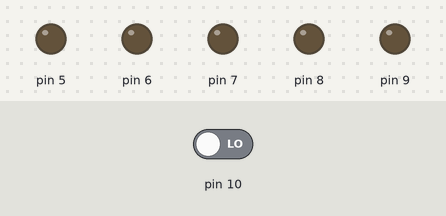
A sketch run on a simulated Arduino Uno, built with avr-gcc and run on an emulated ATmega328P. Parts: output pins drawn as LEDs (lit = HIGH). The test bench sets the inputs (shaded band); at power-on: pin 10 LOW.

Above: at 2.8 s.
2.9 s: pin 10 driven HIGH
At 3.9 s:
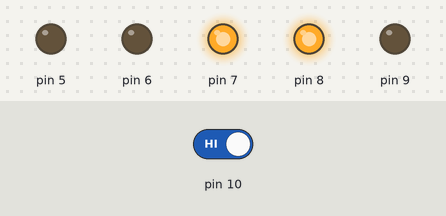
At 18.9 s:
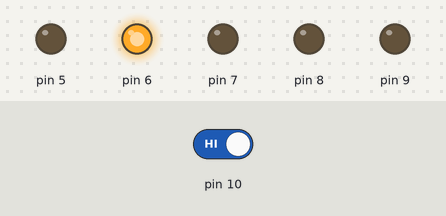
Timing chart, 0 to 22.5 s (numbered marks = the images above; inputs shaded):
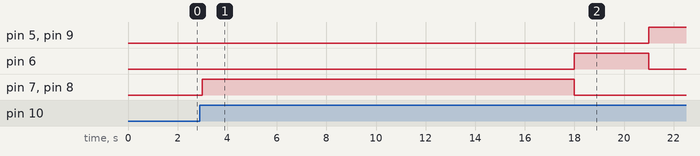

The sketch:

ARDUINO.ino
```cpp
int butonstate = 0;
void setup(){
pinMode(9, OUTPUT);
pinMode(8, OUTPUT);
pinMode(7, OUTPUT);
pinMode(6, OUTPUT);
pinMode(5, OUTPUT);
pinMode(10, INPUT);
}
void loop(){
butonstate = digitalRead(10);
  if (butonstate == HIGH){

digitalWrite(7, HIGH);
digitalWrite(8, HIGH);
delay(15000);
digitalWrite(7, LOW);
digitalWrite(8, LOW);
delay(0);

digitalWrite(6, HIGH);
delay(3000);
digitalWrite(6, LOW);
delay(0);

int contador = 0;
digitalWrite(5, HIGH);
digitalWrite(9, HIGH);
delay(20000);
while(contador<=5){
digitalWrite(9, LOW);
digitalWrite(8, HIGH);
delay(500);
digitalWrite(8, LOW);
delay(500);
contador++;}

digitalWrite(5, LOW);
delay(0);
} else {
digitalWrite(5, LOW);
digitalWrite(6, LOW);
digitalWrite(7, LOW);
digitalWrite(8, LOW);
digitalWrite(9, LOW);
delay(1000);
}}
```

Measured:
- after the input at 2.9 s, pin 5, pin 9: LOW → HIGH after 18.1 s; pin 6: LOW → HIGH after 15.1 s, → LOW 3.0 s later; pin 7, pin 8: LOW → HIGH after 0.10 s, → LOW 15.0 s later
